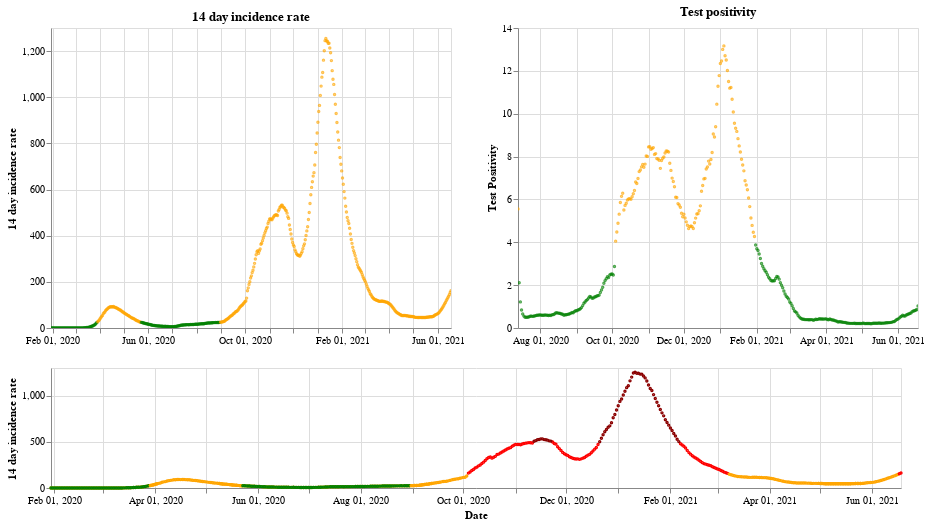

The cell this chart's notebook holds for it:
### Markdown cell above
## England

### Code cell
plot_traffic_light('England')

### Figure 1 — Vega-Lite specification as saved in the notebook (floating-point values rounded to 4 significant figures; data arrays with more than 128 entries replaced by an {"elided": "..."} marker saying what was removed)
{"config": {"view": {"continuousWidth": 400, "continuousHeight": 300}}, "vconcat": [{"hconcat": [{"mark": {"type": "point", "size": 2}, "encoding": {"color": {"condition": {"value": "green", "test": "(datum.twoWeeklyCasesRate <= 25)"}, "value": "orange"}, "tooltip": [{"type": "nominal", "field": "areaName"}, {"type": "temporal", "field": "date"}, {"type": "quantitative", "field": "twoWeeklyCasesRate"}, {"type": "quantitative", "field": "testPositivity"}], "x": {"type": "temporal", "axis": {"title": ""}, "field": "date", "scale": {"domain": {"selection": "DateBrush"}}, "timeUnit": "yearmonthdate"}, "y": {"type": "quantitative", "axis": {"title": "14 day incidence rate"}, "field": "twoWeeklyCasesRate"}}, "title": "14 day incidence rate", "width": 400}, {"mark": {"type": "point", "size": 2}, "encoding": {"color": {"condition": {"value": "green", "test": "(datum.testPositivity <= 4)"}, "value": "orange"}, "tooltip": [{"type": "nominal", "field": "areaName"}, {"type": "temporal", "field": "date"}, {"type": "quantitative", "field": "twoWeeklyCasesRate"}, {"type": "quantitative", "field": "testPositivity"}], "x": {"type": "temporal", "axis": {"title": ""}, "field": "date", "scale": {"domain": {"selection": "DateBrush"}}, "timeUnit": "yearmonthdate"}, "y": {"type": "quantitative", "axis": {"title": "Test Positivity"}, "field": "testPositivity"}}, "title": "Test positivity", "width": 400}]}, {"layer": [{"mark": {"type": "point", "size": 2}, "encoding": {"color": {"condition": {"value": "orange", "test": "((50 && datum.twoWeeklyCasesRate) < 150)"}, "value": "red"}, "opacity": {"condition": {"value": 1, "test": "((50 && datum.twoWeeklyCasesRate) < 500)"}, "value": 0}, "tooltip": [{"type": "nominal", "field": "areaName"}, {"type": "temporal", "field": "date"}, {"type": "quantitative", "field": "twoWeeklyCasesRate"}, {"type": "quantitative", "field": "testPositivity"}], "x": {"type": "temporal", "axis": {"title": "Date"}, "field": "date", "timeUnit": "yearmonthdate"}, "y": {"type": "quantitative", "axis": {"title": "14 day incidence rate"}, "field": "twoWeeklyCasesRate"}}, "selection": {"DateBrush": {"type": "interval", "encodings": ["x"], "fields": ["Time"]}}, "width": 850}, {"mark": {"type": "point", "size": 2}, "encoding": {"color": {"value": "darkred"}, "opacity": {"condition": {"value": 1, "test": "(datum.twoWeeklyCasesRate >= 500)"}, "value": 0}, "tooltip": [{"type": "nominal", "field": "areaName"}, {"type": "temporal", "field": "date"}, {"type": "quantitative", "field": "twoWeeklyCasesRate"}, {"type": "quantitative", "field": "testPositivity"}], "x": {"type": "temporal", "axis": {"title": "Date"}, "field": "date", "timeUnit": "yearmonthdate"}, "y": {"type": "quantitative", "axis": {"title": "14 day incidence rate"}, "field": "twoWeeklyCasesRate"}}, "width": 400}, {"mark": {"type": "point", "size": 2}, "encoding": {"color": {"condition": {"value": "green", "test": "((4 && datum.twoWeeklyCasesRate) < 25)"}, "value": "orange"}, "opacity": {"condition": {"value": 1, "test": "(datum.twoWeeklyCasesRate < 50)"}, "value": 0}, "tooltip": [{"type": "nominal", "field": "areaName"}, {"type": "temporal", "field": "date"}, {"type": "quantitative", "field": "twoWeeklyCasesRate"}, {"type": "quantitative", "field": "testPositivity"}], "x": {"type": "temporal", "axis": {"title": "Date"}, "field": "date", "timeUnit": "yearmonthdate"}, "y": {"type": "quantitative", "axis": {"title": "14 day incidence rate"}, "field": "twoWeeklyCasesRate"}}, "width": 400}], "height": 120, "width": 800}], "data": {"name": "data-3b3ebd1832fe50cef3bf11b3967fa935"}, "$schema": "https://vega.github.io/schema/vega-lite/v4.8.1.json", "datasets": {"data-3b3ebd1832fe50cef3bf11b3967fa935": {"elided": "506 records"}}}
